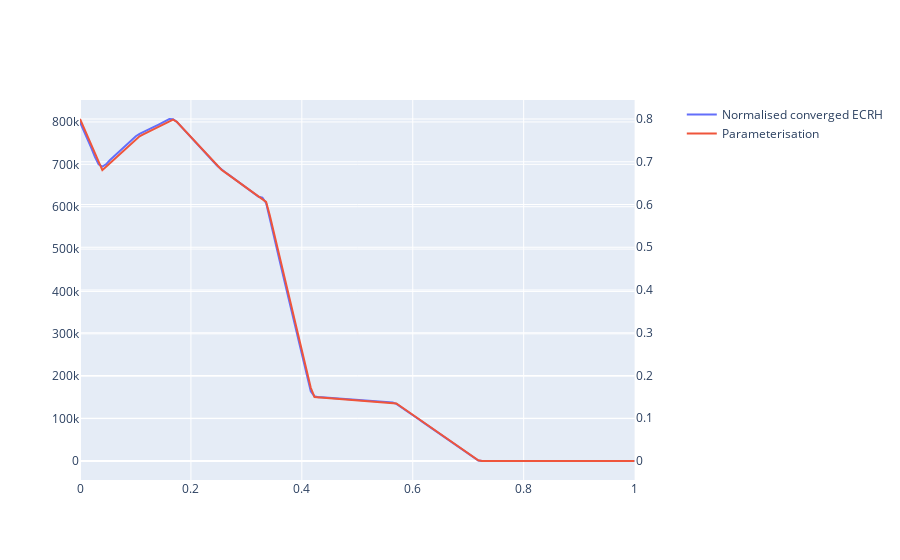

The notebook cell this image was saved under:
### Markdown cell above
Check that our ECRH parameterisations match:

### Code cell
from jetto_mobo.genetic_algorithm import piecewise_linear
import plotly.graph_objects as go
import h5py
import numpy as np 
from plotly.subplots import make_subplots

with h5py.File("../data/genetic_algorithm/output.hdf5") as hdf5:
    converged_ecrh = hdf5["1/converged_ecrh"][0]
    x = np.linspace(0, 1, len(converged_ecrh))
    parameters = hdf5["1/parameters"][0]
    target_ecrh = piecewise_linear(x, parameters)
    

figure = make_subplots(specs=[[{"secondary_y": True}]])
figure.add_trace(
    go.Scatter(
        x=x,
        y=converged_ecrh,
        name="Normalised converged ECRH",
    )
)
figure.add_trace(
    go.Scatter(
        x=x,
        y=target_ecrh,
        name="Parameterisation"
    ),
    secondary_y=True
)
figure.show()

### Figure 1 — Plotly figure (JSON) as saved in the notebook; plotly's stock layout.template omitted (floating-point values rounded to 4 significant figures; data arrays with more than 128 entries replaced by an {"elided": "..."} marker saying what was removed)
{"data": [{"name": "Normalised converged ECRH", "type": "scatter", "x": {"elided": "150 float values"}, "y": {"elided": "150 float values"}}, {"name": "Parameterisation", "type": "scatter", "x": {"elided": "150 float values"}, "xaxis": "x", "y": {"elided": "150 float values"}, "yaxis": "y2"}], "layout": {"xaxis": {"anchor": "y", "domain": [0, 0.94]}, "yaxis": {"anchor": "x", "domain": [0, 1]}, "yaxis2": {"anchor": "x", "overlaying": "y", "side": "right"}}}
